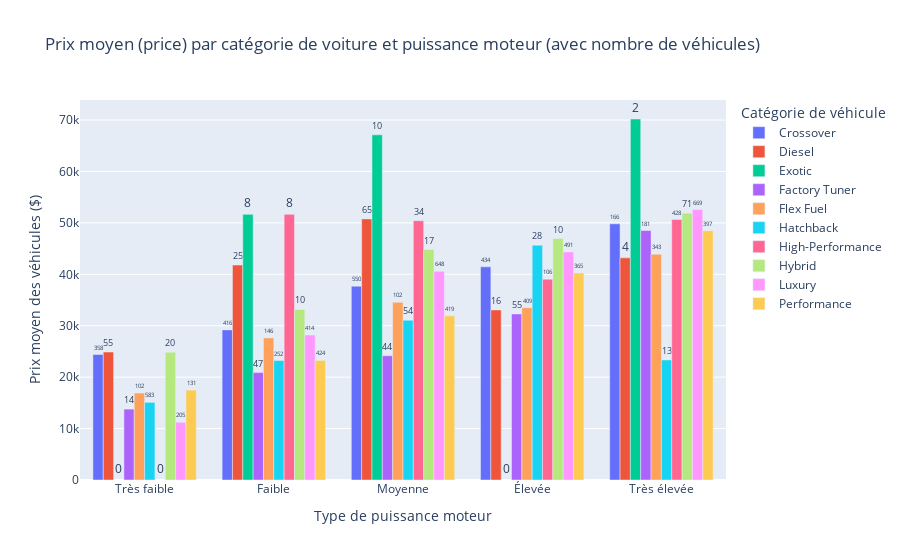

The notebook cell this image was saved under:
### Markdown cell above
## Analyse croisée de la consommation moyenne selon la puissance moteur et le nombre de cylindres

Ce graphique interactif illustre la consommation moyenne de carburant (exprimée en miles par gallon – MPG) en fonction de deux caractéristiques mécaniques clés : la puissance du moteur et le nombre de cylindres. L’objectif est de mettre en évidence les liens entre performance moteur et rendement énergétique.

### Distribution générale : plus de puissance, moins de sobriété

On observe une **diminution progressive de la consommation moyenne (MPG) à mesure que la puissance augmente**. Cela confirme l’intuition selon laquelle les véhicules les plus puissants, quelle que soit leur configuration mécanique, sont aussi les moins économes en carburant. Cette tendance peut s’expliquer par plusieurs facteurs :

- Une **augmentation de la cylindrée et du couple** nécessite plus d’énergie, donc plus de carburant.
- Les véhicules puissants sont souvent plus **lourds, rapides ou orientés performance**, ce qui augmente naturellement la consommation.
- Une **sollicitation plus importante du moteur** dans les plages de puissance supérieures induit des pertes énergétiques.

### L'influence du nombre de cylindres

En croisant la puissance avec le nombre de cylindres, plusieurs observations se dégagent :

- Les **moteurs 3 et 4 cylindres** restent globalement les plus sobres, même dans les tranches moyennes de puissance.
- À partir de **6 cylindres**, la consommation moyenne augmente sensiblement et suit une évolution relativement stable selon la puissance.
- Les moteurs à **10, 12, voire 16 cylindres** présentent une consommation très élevée, cohérente avec leur usage dans des véhicules de luxe, sportifs ou utilitaires haut de gamme.

Cette répartition démontre que le **nombre de cylindres est un indicateur fiable de rendement énergétique**, en complément de la puissance brute du moteur.

### Hypothèses explicatives et interprétations

Plusieurs hypothèses permettent de compléter l’interprétation de ces résultats :

- **Optimisation technologique** : certains moteurs 4 cylindres très performants affichent une consommation contenue grâce aux innovations (turbo, hybridation, désactivation de cylindres, etc.).
- **Catégories des véhicules** : les véhicules à fort nombre de cylindres appartiennent souvent à des catégories plus énergivores (SUV, sportives, utilitaires).
- **Évolution réglementaire** : des motorisations avec une réduction de cylindrée apparaissent dans les tranches de puissance élevées, pour concilier performance et sobriété.

### Conclusion

Ce graphique montre que la consommation moyenne des véhicules est **étroitement corrélée à la puissance moteur et au nombre de cylindres**. Si la tendance générale confirme qu’un moteur plus puissant consomme davantage, des nuances apparaissent selon les technologies utilisées et les segments de véhicules. Cette analyse permet d'évaluer les compromis entre performance et efficacité énergétique pour les voitures que nous souhaitons vendre. Il serait interessant de faire une étude comparative des prix des véhicules en fonction de son moteur et d'observer quels sont les catégories de voitures qui se démarquent.

### Code cell
# Nettoyage et préparation
df_clean = df.dropna(subset=['hp', 'market', 'price']).copy()
df_clean['HP Range'] = pd.qcut(df_clean['hp'], q=5, labels=[
    'Très faible', 'Faible', 'Moyenne', 'Élevée', 'Très élevée'])
df_clean['market'] = df_clean['market'].str.split(',')
df_exploded = df_clean.explode('market')

# Calcul du prix moyen
df_price = df_exploded.groupby(['HP Range', 'market'])['price'].mean().reset_index()
df_price['price'] = df_price['price'].round(0)

# Nombre de véhicules
vehicle_counts = df_exploded.groupby(['HP Range', 'market']).size().reset_index(name='Nombre de véhicules')
df_price_annotated = df_price.merge(vehicle_counts, on=['HP Range', 'market'])

# Création du graphique avec annotations visibles
fig = go.Figure()
categories = df_price_annotated['market'].unique()
hp_order = ['Très faible', 'Faible', 'Moyenne', 'Élevée', 'Très élevée']

for category in categories:
    df_cat = df_price_annotated[df_price_annotated['market'] == category]
    fig.add_trace(go.Bar(
        x=df_cat['HP Range'],
        y=df_cat['price'],
        name=category,
        text=df_cat['Nombre de véhicules'],
        textposition='outside',  # texte visible au-dessus des barres
        hovertemplate='<b>%{x}</b><br>Catégorie: ' + category + '<br>Prix moyen: $%{y}<br>Nombre de véhicules: %{text}',
    ))

# Mise en forme
fig.update_layout(
    barmode='group',
    title="Prix moyen (price) par catégorie de voiture et puissance moteur (avec nombre de véhicules)",
    xaxis_title="Type de puissance moteur",
    yaxis_title="Prix moyen des véhicules ($)",
    legend_title="Catégorie de véhicule",
    xaxis={'categoryorder': 'array', 'categoryarray': hp_order}
)

fig.show()

### Figure 1 — Plotly figure (JSON) as saved in the notebook; plotly's stock layout.template omitted (floating-point values rounded to 4 significant figures)
{"data": [{"hovertemplate": "<b>%{x}</b><br>Catégorie: Crossover<br>Prix moyen: $%{y}<br>Nombre de véhicules: %{text}", "name": "Crossover", "text": [358.0, 416.0, 550.0, 434.0, 166.0], "textposition": "outside", "type": "bar", "x": ["Très faible", "Faible", "Moyenne", "Élevée", "Très élevée"], "y": [24400.0, 29190.0, 37680.0, 41450.0, 49820.0]}, {"hovertemplate": "<b>%{x}</b><br>Catégorie: Diesel<br>Prix moyen: $%{y}<br>Nombre de véhicules: %{text}", "name": "Diesel", "text": [55.0, 25.0, 65.0, 16.0, 4.0], "textposition": "outside", "type": "bar", "x": ["Très faible", "Faible", "Moyenne", "Élevée", "Très élevée"], "y": [24880.0, 41800.0, 50780.0, 33080.0, 43200.0]}, {"hovertemplate": "<b>%{x}</b><br>Catégorie: Exotic<br>Prix moyen: $%{y}<br>Nombre de véhicules: %{text}", "name": "Exotic", "text": [0.0, 8.0, 10.0, 0.0, 2.0], "textposition": "outside", "type": "bar", "x": ["Très faible", "Faible", "Moyenne", "Élevée", "Très élevée"], "y": [NaN, 51660.0, 67120.0, NaN, 70200.0]}, {"hovertemplate": "<b>%{x}</b><br>Catégorie: Factory Tuner<br>Prix moyen: $%{y}<br>Nombre de véhicules: %{text}", "name": "Factory Tuner", "text": [14.0, 47.0, 44.0, 55.0, 181.0], "textposition": "outside", "type": "bar", "x": ["Très faible", "Faible", "Moyenne", "Élevée", "Très élevée"], "y": [13780.0, 20890.0, 24160.0, 32290.0, 48500.0]}, {"hovertemplate": "<b>%{x}</b><br>Catégorie: Flex Fuel<br>Prix moyen: $%{y}<br>Nombre de véhicules: %{text}", "name": "Flex Fuel", "text": [102.0, 146.0, 102.0, 409.0, 343.0], "textposition": "outside", "type": "bar", "x": ["Très faible", "Faible", "Moyenne", "Élevée", "Très élevée"], "y": [16900.0, 27630.0, 34540.0, 33510.0, 43910.0]}, {"hovertemplate": "<b>%{x}</b><br>Catégorie: Hatchback<br>Prix moyen: $%{y}<br>Nombre de véhicules: %{text}", "name": "Hatchback", "text": [583.0, 252.0, 54.0, 28.0, 13.0], "textposition": "outside", "type": "bar", "x": ["Très faible", "Faible", "Moyenne", "Élevée", "Très élevée"], "y": [15100.0, 23230.0, 31080.0, 45660.0, 23350.0]}, {"hovertemplate": "<b>%{x}</b><br>Catégorie: High-Performance<br>Prix moyen: $%{y}<br>Nombre de véhicules: %{text}", "name": "High-Performance", "text": [0.0, 8.0, 34.0, 106.0, 428.0], "textposition": "outside", "type": "bar", "x": ["Très faible", "Faible", "Moyenne", "Élevée", "Très élevée"], "y": [NaN, 51660.0, 50430.0, 39060.0, 50640.0]}, {"hovertemplate": "<b>%{x}</b><br>Catégorie: Hybrid<br>Prix moyen: $%{y}<br>Nombre de véhicules: %{text}", "name": "Hybrid", "text": [20.0, 10.0, 17.0, 10.0, 71.0], "textposition": "outside", "type": "bar", "x": ["Très faible", "Faible", "Moyenne", "Élevée", "Très élevée"], "y": [24840.0, 33170.0, 44820.0, 46950.0, 51890.0]}, {"hovertemplate": "<b>%{x}</b><br>Catégorie: Luxury<br>Prix moyen: $%{y}<br>Nombre de véhicules: %{text}", "name": "Luxury", "text": [205.0, 414.0, 648.0, 491.0, 669.0], "textposition": "outside", "type": "bar", "x": ["Très faible", "Faible", "Moyenne", "Élevée", "Très élevée"], "y": [11230.0, 28190.0, 40570.0, 44360.0, 52590.0]}, {"hovertemplate": "<b>%{x}</b><br>Catégorie: Performance<br>Prix moyen: $%{y}<br>Nombre de véhicules: %{text}", "name": "Performance", "text": [131.0, 424.0, 419.0, 365.0, 397.0], "textposition": "outside", "type": "bar", "x": ["Très faible", "Faible", "Moyenne", "Élevée", "Très élevée"], "y": [17480.0, 23260.0, 31920.0, 40240.0, 48490.0]}], "layout": {"barmode": "group", "legend": {"title": {"text": "Catégorie de véhicule"}}, "title": {"text": "Prix moyen (price) par catégorie de voiture et puissance moteur (avec nombre de véhicules)"}, "xaxis": {"categoryarray": ["Très faible", "Faible", "Moyenne", "Élevée", "Très élevée"], "categoryorder": "array", "title": {"text": "Type de puissance moteur"}}, "yaxis": {"title": {"text": "Prix moyen des véhicules ($)"}}}}
